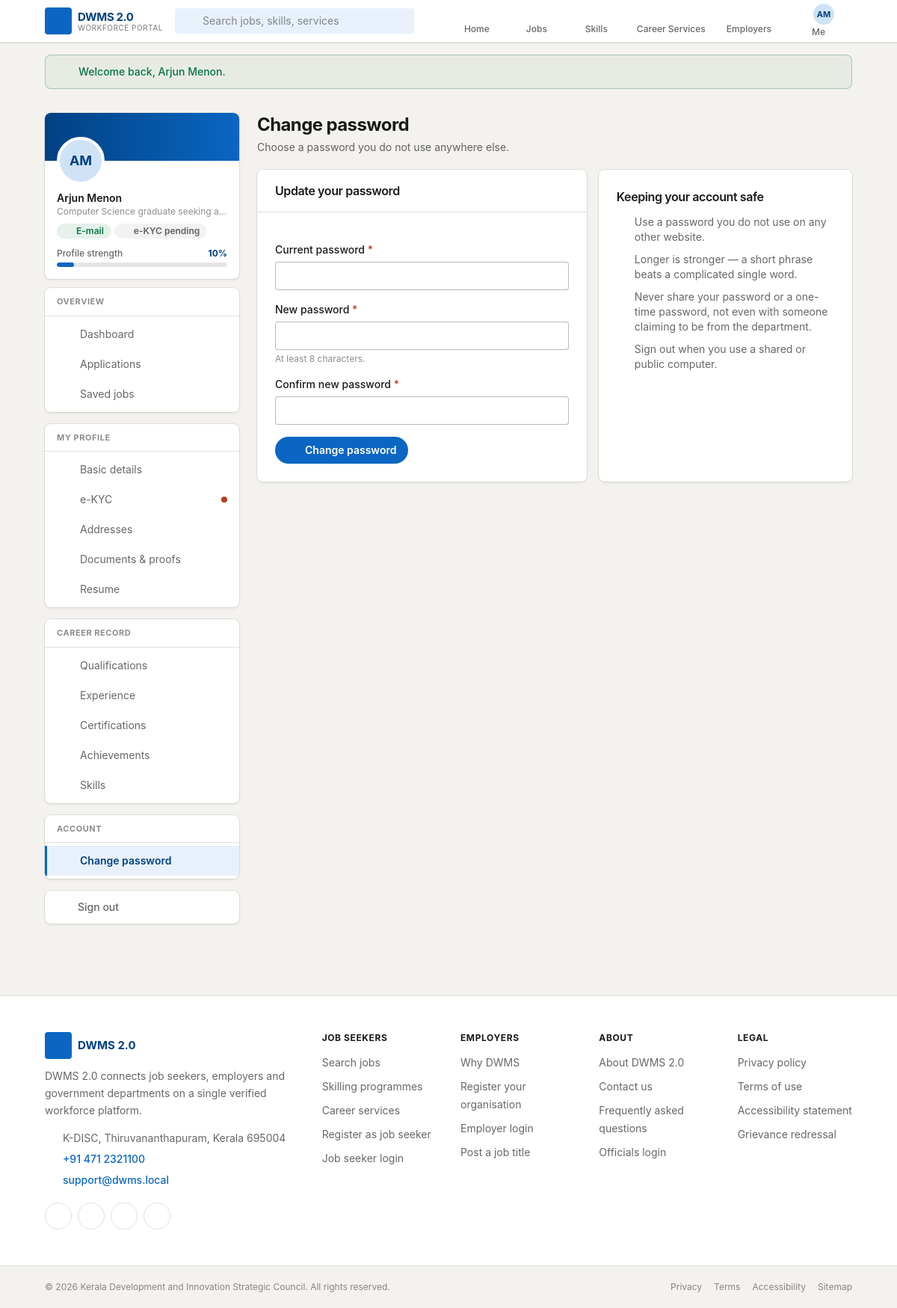
The page /dashboard/password (signed in) on the database its author committed.
### tables this page shows
CREATE TABLE IF NOT EXISTS job_seekers (
  id               INT UNSIGNED AUTO_INCREMENT PRIMARY KEY,
  name             VARCHAR(120) NOT NULL,
  email            VARCHAR(150) NOT NULL UNIQUE,
  email_verified   TINYINT(1) NOT NULL DEFAULT 0,
  mobile           VARCHAR(15) NULL,
  mobile_verified  TINYINT(1) NOT NULL DEFAULT 0,
  password         VARCHAR(255) NOT NULL,
  photo            VARCHAR(255) NULL,
  gender           ENUM('male','female','other') NULL,
  dob              DATE NULL,
  headline         VARCHAR(160) NULL,
  about            TEXT NULL,
   
  kyc_status       ENUM('not_started','pending','verified','failed') NOT NULL DEFAULT 'not_started',
  kyc_method       ENUM('aadhaar','pan','driving_license','passport') NULL,
  kyc_ref          VARCHAR(64) NULL,         
  kyc_consent      TINYINT(1) NOT NULL DEFAULT 0,
  kyc_consent_at   DATETIME NULL,
  kyc_verified_at  DATETIME NULL,
  kyc_department_id INT UNSIGNED NULL,       
  profile_score    TINYINT UNSIGNED NOT NULL DEFAULT 0,
  is_active        TINYINT(1) NOT NULL DEFAULT 1,
  last_login_at    DATETIME NULL,
  created_at       TIMESTAMP NOT NULL DEFAULT CURRENT_TIMESTAMP,
  updated_at       TIMESTAMP NULL DEFAULT CURRENT_TIMESTAMP ON UPDATE CURRENT_TIMESTAMP,
  INDEX (kyc_status)
);

### app/Views/layouts/shell-page.php (called while the page is built)
<?php
partial('dash-shell', ['slot' => $slot, 'nav' => $nav, 'identity' => $identity]);

### app/Controllers/SeekerController.php (called while the page is built, shortened)
<?php
class SeekerController extends SeekerBaseController
{
    public function passwordForm(): void
    {
        $this->shell('jobseeker.password', ['pageTitle' => 'Change password']);
    }
}

### index.php (called while the page is built, shortened)
<?php
$router = new Router();
$path = current_path();
$router->dispatch($_SERVER['REQUEST_METHOD'] ?? 'GET', $path);

### app/Core/Database.php (called while the page is built, shortened)
<?php
class Database
{
    private static ?PDO $pdo = null;
    public static function pdo(): ?PDO
    {
        if (self::$pdo instanceof PDO) {
            return self::$pdo;
        }
        $c = config('db');
        $dsn = sprintf('mysql:host=%s;port=%d;dbname=%s;charset=%s', $c['host'], $c['port'], $c['name'], $c['charset']);
        try {
            self::$pdo = new PDO($dsn, $c['user'], $c['pass'], [
                PDO::ATTR_ERRMODE            => PDO::ERRMODE_EXCEPTION,
                PDO::ATTR_DEFAULT_FETCH_MODE => PDO::FETCH_ASSOC,
                PDO::ATTR_EMULATE_PREPARES   => false,
            ]);
        } catch (PDOException $e) {
            self::$error = $e->getMessage();
            return null;
        }
        return self::$pdo;
    }
    public static function run(string $sql, array $params = [])
    {
        $stmt = self::pdo()->prepare($sql);
        $stmt->execute($params);
        return $stmt;
    }
    public static function all(string $sql, array $params = []): array
    {
        return self::run($sql, $params)->fetchAll();
    }
    public static function first(string $sql, array $params = []): ?array
    {
        $row = self::run($sql, $params)->fetch();
        return $row === false ? null : $row;
    }
}

### app/config.sample.php (called while the page is built)
<?php
return [
    'app' => [
        'name'      => 'DWMS 2.0',
        'tagline'   => 'Digital Workforce Management System',
        'base_url'  => '',
        'debug'     => false,
        'timezone'  => 'Asia/Kolkata',
        'org'       => 'Kerala Development and Innovation Strategic Council',
        'org_short' => 'K-DISC',
    ],
    'db' => [
        'host'     => 'localhost',
        'port'     => 3306,
        'name'     => 'dwms',
        'user'     => 'root',
        'pass'     => '',
        'charset'  => 'utf8mb4',
    ],
    'mail' => [
        'from'      => 'no-reply@example.com',
        'from_name' => 'DWMS 2.0',
        'demo_otp'  => true,
    ],
    'security' => [
        'session_name'   => 'dwms_session',
        'session_ttl'    => 7200,
        'max_upload_mb'  => 5,
    ],
];

### app/Core/Auth.php (called while the page is built, shortened)
<?php
class Auth
{
    public static function user(string $guard): ?array
    {
        return $_SESSION['auth'][$guard] ?? null;
    }
    public static function id(string $guard): ?int
    {
        return isset($_SESSION['auth'][$guard]) ? (int) $_SESSION['auth'][$guard]['id'] : null;
    }
    public static function check(string $guard): bool
    {
        return isset($_SESSION['auth'][$guard]);
    }
    public static function current(): ?array
    {
        foreach (self::GUARDS as $g) {
            if (self::check($g)) {
                return ['guard' => $g] + self::user($g);
            }
        }
        return null;
    }
}

### app/Views/partials/dash-shell.php (the view, shortened to what this page needs)
<?php
$current = current_path();
?>
<div class="shell grid gap-6 py-6 lg:grid-cols-[260px,1fr] lg:py-8">
  <aside class="lg:sticky lg:top-20 lg:self-start" x-data="{ open: false }">
    <div class="overflow-hidden rounded-card bg-white shadow-card">
      <div class="h-16 bg-gradient-to-r from-brand-700 to-brand-500"></div>
      <div class="px-4 pb-4">
        <span class="-mt-8 flex h-16 w-16 items-center justify-center overflow-hidden rounded-full border-4 border-white bg-brand-100 text-lg font-bold text-brand-700">
          <?php if (!empty($identity['photo'])): ?>
            <img src="<?= e(upload_url($identity['photo'])) ?>" alt="" class="h-full w-full object-cover">
          <?php else: ?><?= e(initials($identity['name'] ?? 'U')) ?><?php endif; ?>
        </span>
        <p class="mt-2 truncate text-sm font-semibold text-ink"><?= e($identity['name'] ?? '') ?></p>
        <p class="truncate text-xs text-ink-faint"><?= e($identity['subtitle'] ?? '') ?></p>
        <?php if (!empty($identity['badges'])): ?>
          <div class="mt-2 flex flex-wrap gap-1"><?php foreach ($identity['badges'] as $b) { echo $b; } ?></div>
        <?php endif; ?>
        <?php if (isset($identity['score'])): ?>
          <div class="mt-3">
            <div class="flex items-center justify-between text-xs">
              <span class="font-medium text-ink-soft">Profile strength</span>
              <span class="font-bold text-brand-700"><?= (int) $identity['score'] ?>%</span>
            </div>
            <div class="mt-1 h-1.5 w-full overflow-hidden rounded-full bg-black/10">
              <div class="h-full rounded-full bg-brand-500 transition-all" style="width: <?= (int) $identity['score'] ?>%"></div>
            </div>
          </div>
        <?php endif; ?>
      </div>
    </div>
    <nav class="mt-3 space-y-4 lg:!block" :class="open ? 'block' : 'hidden'" aria-label="Dashboard">
      <?php foreach ($nav as $group => $links): ?>
        <div class="overflow-hidden rounded-card bg-white shadow-card">
          <?php if (!is_int($group)): ?>
            <p class="border-b border-line px-4 py-2.5 text-[11px] font-bold uppercase tracking-wider text-ink-faint"><?= e($group) ?></p>
          <?php endif; ?>
          <ul class="py-1">
            <?php foreach ($links as $l):
                $active = $current === rtrim($l['path'], '/') || (!empty($l['match']) && strpos($current, $l['match']) === 0); ?>
              <li>
                <a href="<?= url($l['path']) ?>"
                   class="flex items-center gap-3 border-l-[3px] px-4 py-2.5 text-sm transition <?= $active
                        ? 'border-brand-500 bg-brand-50 font-semibold text-brand-700'
                        : 'border-transparent text-ink-soft hover:bg-black/[0.03] hover:text-ink' ?>">
                  <?= icon($l['icon'], 'h-4 w-4 shrink-0') ?>
                  <span class="flex-1 truncate"><?= e($l['label']) ?></span>
                  <?php if (!empty($l['count'])): ?>
                    <span class="rounded-full bg-brand-100 px-2 py-0.5 text-[11px] font-bold text-brand-700"><?= (int) $l['count'] ?></span>
                  <?php elseif (!empty($l['flag'])): ?>
                    <span class="h-2 w-2 rounded-full bg-danger" title="Needs attention"></span>
                  <?php endif; ?>
                </a>
              </li>
            <?php endforeach; ?>
          </ul>
        </div>
      <?php endforeach; ?>
      <form method="post" action="<?= url('/logout') ?>" class="overflow-hidden rounded-card bg-white shadow-card">
        <button type="submit" class="flex w-full items-center gap-3 px-4 py-3 text-sm font-medium text-ink-soft transition hover:bg-danger/5 hover:text-danger">
          <?= icon('logout', 'h-4 w-4') ?>Sign out
        </button>
      </form>
    </nav>
  </aside>
  <div class="min-w-0"><?= $slot ?></div>
</div>

### app/Views/partials/nav.php (shortened to what this page needs)
<?php
$me    = Auth::current();
$guard = $me['guard'] ?? null;
$menus = [
    ['label' => 'Home',            'path' => '/',                'icon' => 'home'],
    ['label' => 'Jobs',            'path' => '/jobs',            'icon' => 'briefcase'],
    ['label' => 'Skills',          'path' => '/skills',          'icon' => 'sparkles'],
    ['label' => 'Career Services', 'path' => '/career-services', 'icon' => 'compass'],
    ['label' => 'Employers',       'path' => '/employers',       'icon' => 'building'],
];
$dashboards = [
    'seeker'   => ['path' => '/dashboard',          'label' => 'My dashboard',       'icon' => 'grid'],
    'employer' => ['path' => '/employer/dashboard', 'label' => 'Employer dashboard', 'icon' => 'grid'],
    'official' => ['path' => '/official/dashboard', 'label' => 'Admin dashboard',    'icon' => 'grid'],
];
$profileLinks = [
    'seeker'   => ['/dashboard/profile',  '/dashboard/password'],
    'employer' => ['/employer/profile',   '/employer/password'],
    'official' => ['/official/profile',   '/official/password'],
];
?>
<header class="sticky top-0 z-40 border-b border-line bg-white shadow-nav">
  <nav class="shell flex h-14 items-center gap-2" x-data="{ profile: false, signin: false }" @keydown.escape="profile = false; signin = false">
    <a href="<?= url('/') ?>" class="flex shrink-0 items-center gap-2" aria-label="<?= e(setting('site_title', 'DWMS 2.0')) ?> home">
      <span class="flex h-9 w-9 items-center justify-center rounded bg-brand-500 text-white shadow-sm">
        <?= icon('layers', 'h-5 w-5') ?>
      </span>
      <span class="hidden sm:flex flex-col leading-none">
        <span class="text-[15px] font-bold tracking-tight text-brand-700"><?= e(setting('site_title', 'DWMS 2.0')) ?></span>
        <span class="mt-0.5 text-[10px] font-medium uppercase tracking-wider text-ink-faint">Workforce Portal</span>
      </span>
    </a>
    <form action="<?= url('/jobs') ?>" method="get" class="ml-2 hidden max-w-xs flex-1 md:block">
      <div class="relative">
        <span class="pointer-events-none absolute left-3 top-1/2 -translate-y-1/2 text-ink-faint"><?= icon('search', 'h-4 w-4') ?></span>
        <input id="nav-q" name="q" type="search" placeholder="Search jobs, skills, services"
               class="w-full rounded border border-transparent bg-brand-50 py-1.5 pl-9 pr-3 text-sm text-ink placeholder:text-ink-faint focus:border-brand-500 focus:bg-white focus:outline-none">
      </div>
    </form>
    <ul class="ml-auto hidden items-center gap-1 lg:flex">
      <?php foreach ($menus as $m): ?>
        <li>
          <a href="<?= url($m['path']) ?>" class="nav-link <?= is_active($m['path']) ? 'nav-link-active' : '' ?>">
            <?= icon($m['icon'], 'h-5 w-5') ?>
            <span><?= e($m['label']) ?></span>
          </a>
        </li>
      <?php endforeach; ?>
    </ul>
    <div class="ml-auto flex items-center gap-2 lg:ml-3">
      <?php if ($me): $d = $dashboards[$guard]; [$profilePath, $passwordPath] = $profileLinks[$guard]; ?>
        <div class="relative" @click.outside="profile = false">
          <button type="button" @click="profile = !profile" :aria-expanded="profile"
                  class="nav-link !flex-row gap-2 rounded-full px-2 py-1 hover:bg-black/5 lg:!flex-col lg:gap-0.5 lg:px-3">
            <span class="flex h-7 w-7 items-center justify-center overflow-hidden rounded-full bg-brand-100 text-[11px] font-bold text-brand-700">
              <?php if (!empty($me['photo'])): ?>
                <img src="<?= e(upload_url($me['photo'])) ?>" alt="" class="h-full w-full object-cover">
              <?php else: ?>
                <?= e(initials($me['name'] ?: 'User')) ?>
              <?php endif; ?>
            </span>
            <span class="flex items-center gap-0.5 text-xs">Me <?= icon('chevron-down', 'h-3 w-3') ?></span>
          </button>
        </div>
      <?php endif; ?>
    </div>
  </nav>
</header>

### rows shown on the page
job_seekers: name "AM", name "Arjun Menon", headline "Computer Science graduate seeking a…", email_verified 1 (drawn)

### other values the page prints
setting('site_title', 'DWMS 2.0') "DWMS 2.0"
$m['label'] "Home"
$m['label'] "Jobs"
$m['label'] "Skills"
$m['label'] "Career Services"
$m['label'] "Employers"
$f['message'] "Welcome back, Arjun Menon."
$identity['score'] "10"
$group "OVERVIEW"
$l['label'] "Dashboard"
$l['label'] "Applications"
$l['label'] "Saved jobs"
$group "MY PROFILE"
$l['label'] "Basic details"
$l['label'] "e-KYC"
